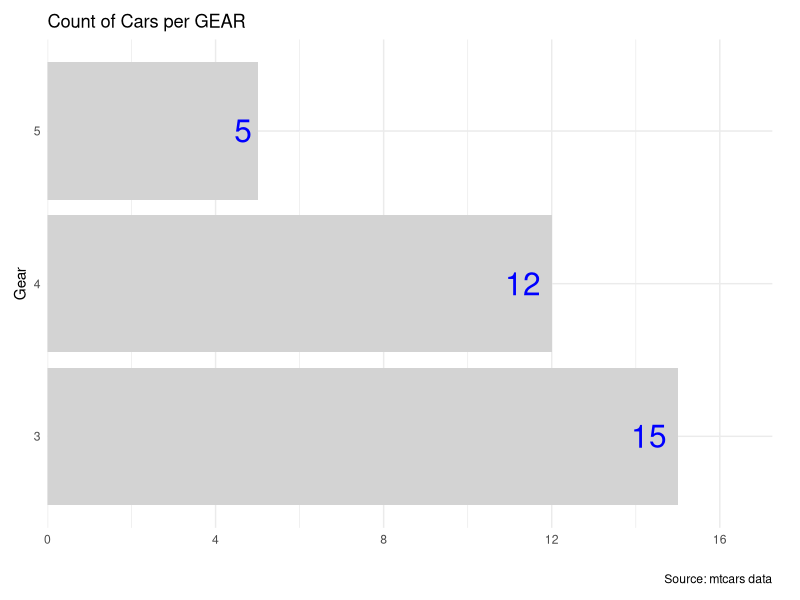
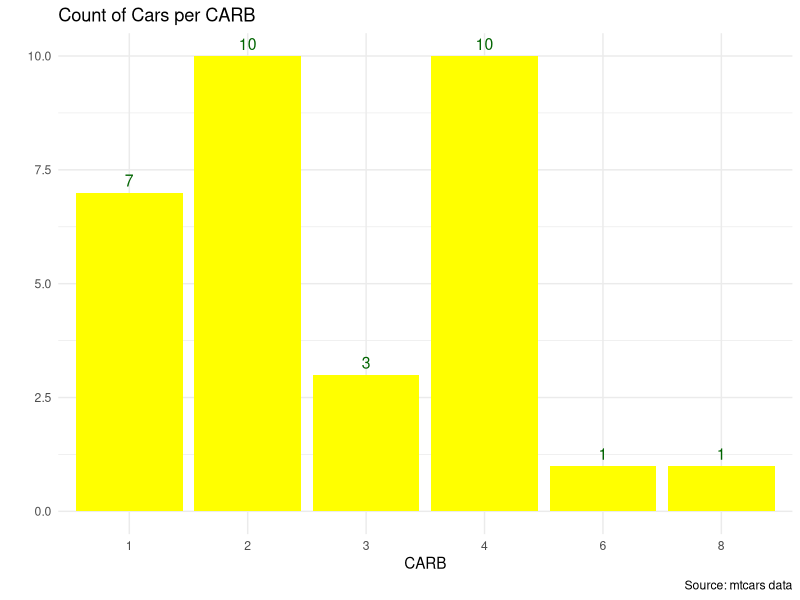
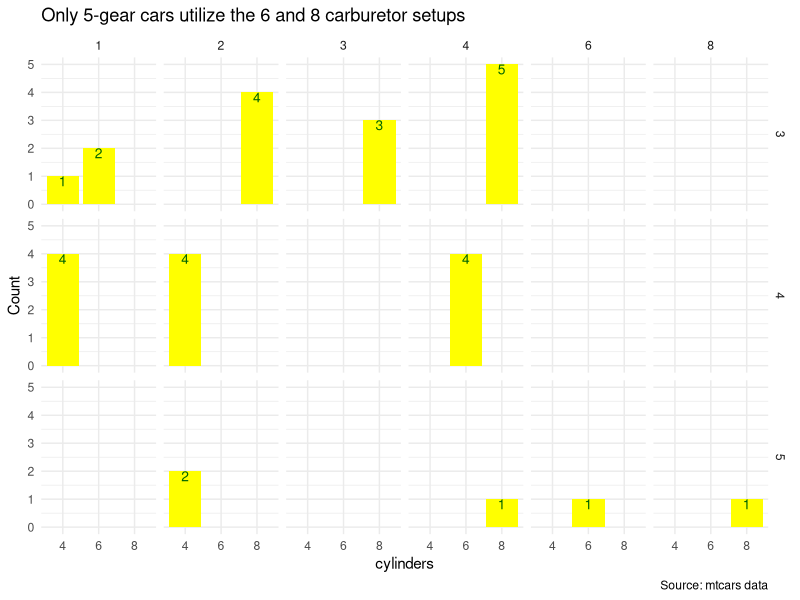

Write the R code that produced these figures, in order.
# clean memory ------------------------------------------------------------
rm(list = ls())
library(ggplot2)
library(dplyr)

# read in data ------------------------------------------------------------

mtcars

# see data ----------------------------------------------------------

head(mtcars)

# see data types ----------------------------------------------------------

str(mtcars)

# deliverable 1 ----------------------------------------------------------

del1Data <- mtcars |> 
  count(gear)

del1Draft <- ggplot(del1Data, aes(
  x = n,
  y = factor(gear))) +
  
  geom_col(fill = "lightgray") +
  
  geom_text(aes(label = n),
            color = "blue",
            size = 8,
            hjust = 1.3
  ) +
  labs(
    title = "Count of Cars per GEAR",
    caption = "Source: mtcars data",
    x = "",
    y = "Gear"
  ) +
  scale_x_continuous(
    expand = expansion(mult = c(0, .15))
  ) +
  theme_minimal() +
  
  theme(
    plot.margin = margin(10, 20, 10, 10)
  )

del1Draft

# save del1Draft ----------------------------------------------------------

saveRDS(del1Draft, file = "del1Draft.rds")

# deliverable 2 ----------------------------------------------------------

del2Data <- mtcars |>
  count(carb)

del2Draft <- ggplot(
  del2Data,
  aes(
    x = factor(carb),
    y = n
  )
) +
  
  geom_col(fill = "yellow") +
  
  geom_text(
    aes(label = n),
    vjust = -0.5,
    color = "darkgreen",
    size = 4
  ) +
  
  labs(
    title = "Count of Cars per CARB",
    caption = "Source: mtcars data",
    x = "CARB",
    y = ""
  ) +
  theme_minimal() 


del2Draft

# save del2Draft ----------------------------------------------------------

saveRDS(del2Draft, file = "del2Draft.rds")

# deliverable 3 ----------------------------------------------------------

del3Data <- mtcars |>
  count(gear, carb, cyl)

del3Draft <- ggplot(del3Data,
  aes(x = factor(cyl),
    y = n
  )
) +
  
  geom_col(fill = "yellow") +
  
  geom_text(
    aes(label = n),
    vjust = 1,
    color = "darkgreen",
    size = 3.5
  ) +
  
  facet_grid(
    rows = vars(gear),
    cols = vars(carb)
  ) +
  
  labs(
    title = "Only 5-gear cars utilize the 6 and 8 carburetor setups",
    caption = "Source: mtcars data",
    x = "cylinders",
    y = "Count"
  ) +
  theme_minimal()

del3Draft

# save del3Draft ----------------------------------------------------------

saveRDS(del3Draft, file = "del3Draft.rds")
